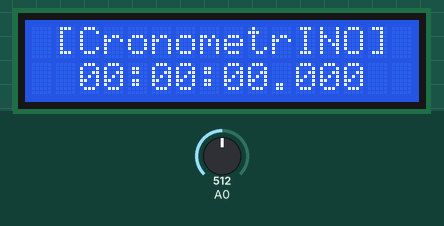
A sketch run on a simulated Arduino Uno, built with avr-gcc and run on an emulated ATmega328P. Parts: 16×2 character LCD. The inputs (shaded band) are chosen by the test bench; at power-on: A0 = 512.

Above: at 1.2 s.
1.3 s: A0 set to 610
At 1.9 s:
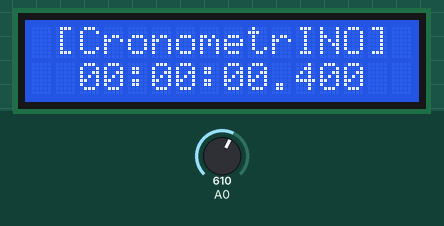
2.8 s: A0 set to 590
At 3.4 s:
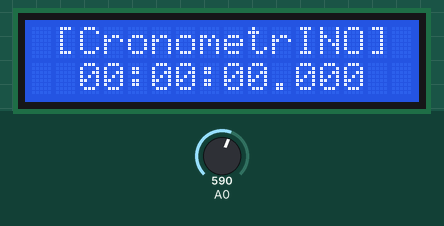
4.3 s: A0 set to 716
At 4.9 s:
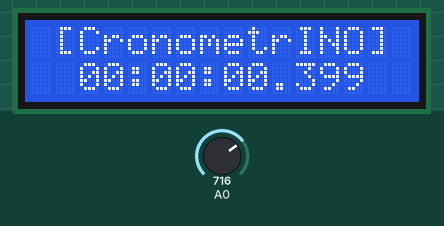
Timing chart, 0 to 7.3 s (numbered marks = the images above; inputs shaded):
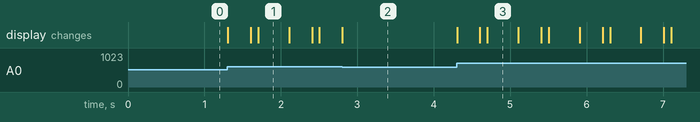

The sketch:

cronometro.ino
```cpp
// CronometrINO

#include <LiquidCrystal.h>

// Declara o display
LiquidCrystal lcd(8, 9, 4, 5, 6, 7);

// Auxiliar para contar o tempo
unsigned long clockCronometro;
unsigned long tempoCronometro;
unsigned long tempoPausa =0;

// Estado do cronometro
bool statusCronometro; // True - Iniciado; False - parado;

// Auxiliares teclado
byte lastKey = 0;
const int TEMPO_PRESS = 400; // Ira disparar a tecla a cada 300 milissegundos pressionada continuamente
unsigned long iniPress;
// Botoes
const byte BOTAO_DIREITA = 1;
const byte BOTAO_CIMA = 2;
const byte BOTAO_BAIXO = 3;
const byte BOTAO_ESQUERDA = 4; // ZERA
const byte BOTAO_SELECT = 5; // INICIA/PAUSA

void setup()
{
 Serial.begin(9600);
 // Inicializa o display
 lcd.begin(16, 2);
 // Define a posicao do cursor
 lcd.setCursor(0,0);
 // Imprime um texto
 lcd.print(" [CronometrINO] ");
 lcd.setCursor(0,1);

 statusCronometro = 0;
 lcd.print("  00:00:00.000  ");
}


int lerBotao(){
 int botao;
 byte key;
 botao = analogRead (0);  //Leitura do valor da porta analógica A0

 // Para cada botão há uma faixa específica
 if (botao < 100) {
  key = BOTAO_DIREITA;
 }
 else if (botao < 200) {
  key = BOTAO_CIMA;
 }
 else if (botao < 400){
  key = BOTAO_BAIXO;
 }
 else if (botao < 600){
  key = BOTAO_ESQUERDA;
 }
 else if (botao < 800){
  key = BOTAO_SELECT;
 }

 // Tratamento para pressionamento seguido e debounce
 if (key!=lastKey||millis()-iniPress>TEMPO_PRESS){
   iniPress = millis();
   lastKey = key;

   return key;
 }

 return 0;
}

// converte millis para hh:mm:ss.iii
char * TimeToString(unsigned long t)
{
 static char str[16];
 long mi = (t % 1000);
 t = t/1000;
 long h = t / 3600;
 t = t % 3600;
 int m = t / 60;
 int s = t % 60;
 sprintf(str, "%02ld:%02d:%02d.%03d", h, m, s, mi);
 return str;
}


// Imprime o tempo decorrido
void imprimirTempo(){
  lcd.setCursor(2,1);
  lcd.print(TimeToString(tempoCronometro));
}
void loop()
{
  // Captura a acao do teclado
  int acao = lerBotao();

  // Inicia/Pausa
  if (acao==BOTAO_SELECT){
    // inverte o estado do cronometro
    statusCronometro = !statusCronometro;

    if (statusCronometro){
      clockCronometro = millis();
      tempoPausa = tempoCronometro;
    }
  }

  // Zera
   if (acao==BOTAO_ESQUERDA){
      tempoCronometro = 0;
      tempoPausa = 0;
      clockCronometro = millis();
      imprimirTempo();
  }

  // faz o clock do cronometro
  if (statusCronometro){
      tempoCronometro = tempoPausa + (millis() - clockCronometro);
      imprimirTempo();
  }
}
```

Measured:
- after the input at 1.3 s, the display: first changes at once (image 1 shows a later state)
- after the input at 4.3 s, the display: first changes at once (image 3 shows a later state)
- what the display in image 1 shows lasts 0.4 s, from 1.7 s to 2.1 s
